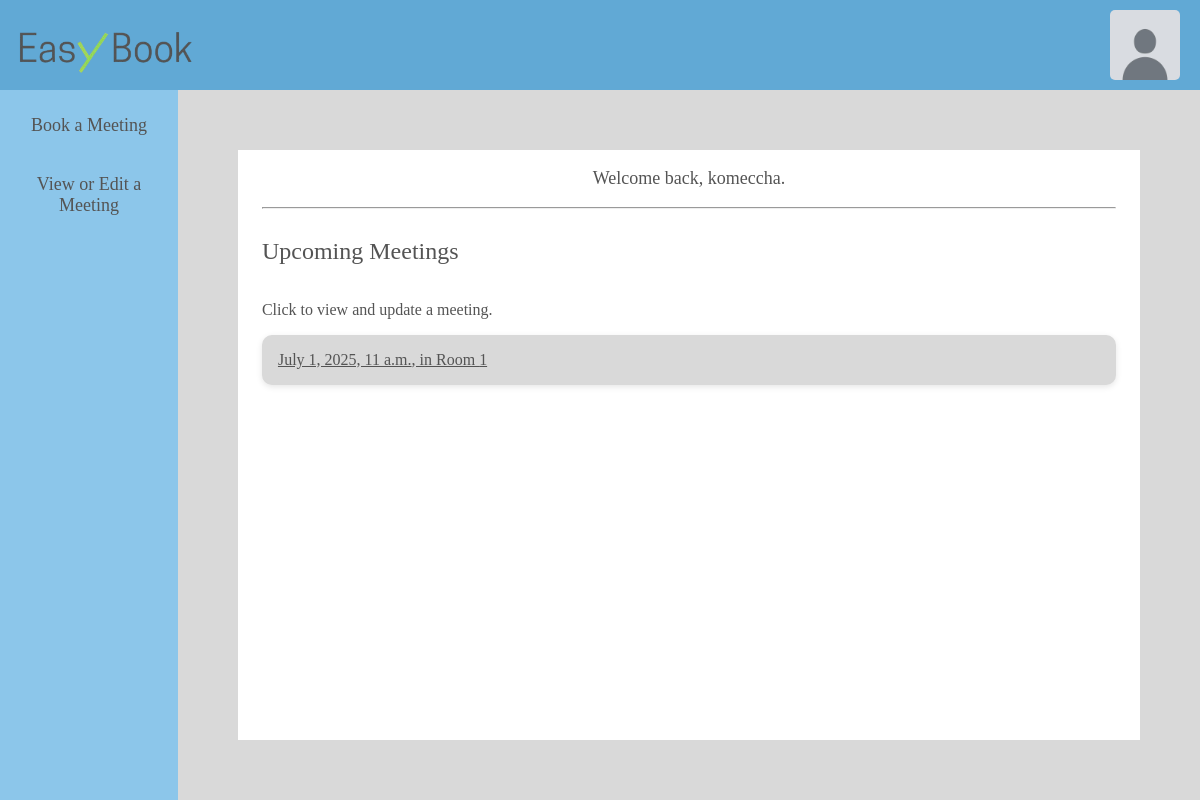
The page /Public/home/ (signed in) on the database as committed earlier.
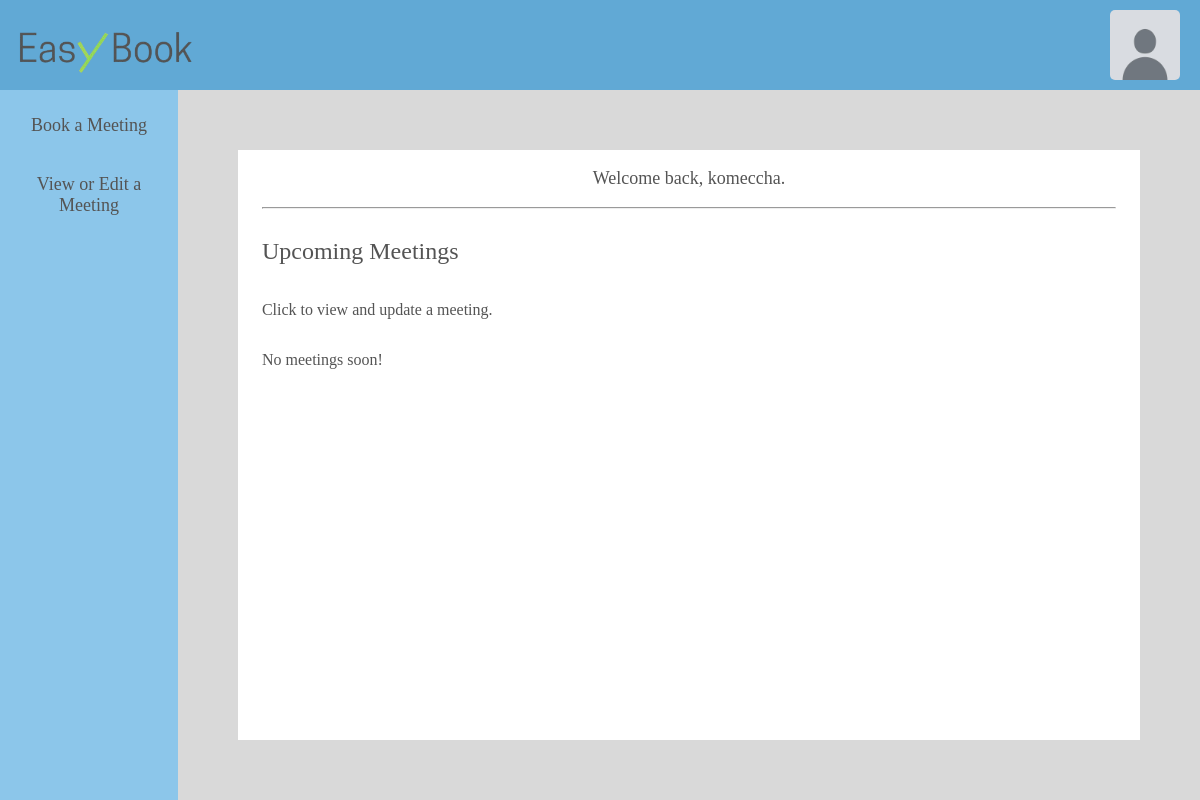
The same page on the database as committed later.
### Public/models.py (models this page shows, shortened)
class Meetings(models.Model):
    date = models.DateTimeField("Date and Time")
    room = models.IntegerField("room")
    userID = models.ForeignKey(User, on_delete=models.CASCADE, null=False)

### Public/views.py (the view)
# urls.py: 2. Add a URL to urlpatterns:  path('', views.home, name='home')
@login_required
def home(request):
    upcomingMeetings = Meetings.objects.order_by("date")[:3]
    context = {"upcomingMeetings":upcomingMeetings}
    return render(request, "home.html", context)

### Public/templates/home.html (shortened to what this page needs)
<!DOCTYPE html>
<html>
    <head>
        {% load static %}
        <link rel="stylesheet" href="{% static 'stylesheet.css' %}">
    </head>
    <body>
        <div class="navbarContainerHome">
            <div class="navItemContainer">
                <div class="dropdownContainer">
                    <div class="profileContainer">
                        <img src="{% static 'images/defaultPfp.jpg' %}" class="profileImage">
                    </div>
                </div>
            </div>
            <div class="logoContainer">
                <a href="{% url 'home'%}">
                    <img class="logo" src="{% static 'images/EasyBook.png' %}">
                </a>
            </div>
        </div>
        <div class="pageDisplay">
            <aside>
                <a href="{% url 'book' %}" class="asideButton">Book a Meeting</a>
                <a href="{% url 'viewBooking' %}" class="asideButton">View or Edit a Meeting</a>
            </aside>
            <div class="contentBox">
                <div id="indexText">
                    <p>Welcome back, {{user.username}}.</p><hr>
                </div>
                <h2>
                    Upcoming Meetings
                </h2>
                <p>Click to view and update a meeting.</p>
                {% if upcomingMeetings %}
                    <div class="meetingsBox">
                        {% for meeting in upcomingMeetings %}
                        <div class="meetingCard">
                            <a href="{% url 'editBooking' meeting.id %}" class="meetingInstance">{{ meeting.date }}, in Room {{ meeting.room }}</a>
                        </div>
                        {% endfor %}
                    </div>
                {% else %}
                    <p>No meetings soon!</p>
                {% endif %}
            </div>
        </div>
    </body>
</html>

Rows that differ between the two databases and show on the page:
removed Meetings: date "July 1, 2025, 11 a.m.", room "1"
Other text that changed with them:
text now shown: "No meetings soon!"
